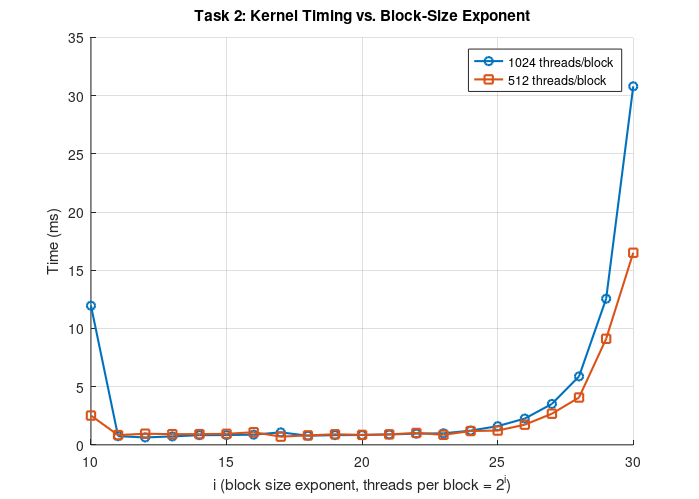

Here is the MATLAB script that generated this plot:
function task2()
    % task2 – Plot timing data for two block‐size configurations and save as PDF
    %
    % Expects two files in the working directory:
    %   timing2_1024.txt   % first row header, then columns [i time_ms]
    %   timing2_512.txt    % first row header, then columns [i time_ms]
    %
    % Produces task2.pdf with both curves on the same axes.

    % 1) Load the data, skipping the header line
    data1024 = dlmread('timing2_1024.txt','',1,0);
    data512  = dlmread('timing2_512.txt','',1,0);

    % Columns: [i time_ms]
    x1024 = data1024(:,1);
    t1024 = data1024(:,2);
    x512  = data512(:,1);
    t512  = data512(:,2);

    % 2) Plot both data sets on one figure
    figure('Position',[300 300 700 500]);
    hold on;
    plot(x1024, t1024, '-o', 'LineWidth',1.5, 'MarkerSize',6, ...
         'DisplayName','1024 threads/block');
    plot(x512,  t512,  '-s', 'LineWidth',1.5, 'MarkerSize',6, ...
         'DisplayName','512 threads/block');
    hold off;
    grid on;

    % 3) Labels, title, legend
    xlabel('i (block size exponent, threads per block = 2^i)');
    ylabel('Time (ms)');
    title('Task 2: Kernel Timing vs. Block‐Size Exponent');
    legend('Location','best');

    % 4) Save as PDF
    set(gcf,'PaperPositionMode','auto');
    print(gcf,'task2','-dpdf');
end
